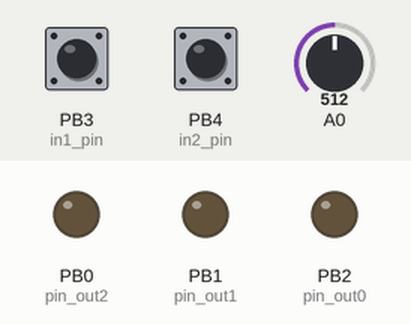
Recording of a sketch running on a simulated ATtiny85, built with avr-gcc and run on an emulated ATtiny85. Parts: output pins drawn as LEDs (lit = HIGH). Inputs (shaded band) come from the test bench; at power-on: A0 = 512, PB3 (in1_pin) HIGH, PB4 (in2_pin) HIGH.

Above: at 1.2 s.
1.3 s: A0 set to 922
2.8 s: A0 set to 941
At 5.4 s:
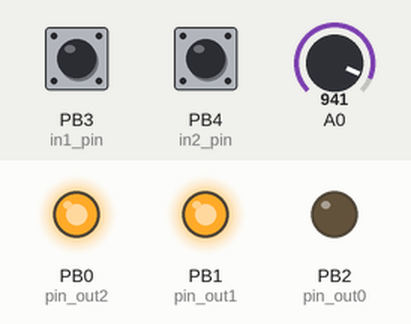
5.8 s: PB3 (in1_pin) pulled LOW for 3.2 s
At 10.2 s:
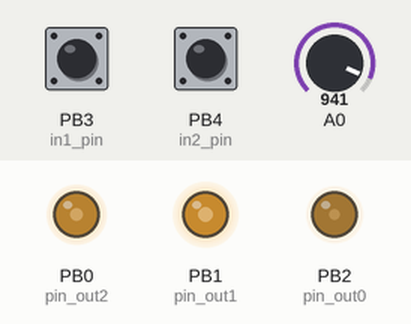
11.8 s: PB4 (in2_pin) pulled LOW for 0.15 s
At 13.1 s:
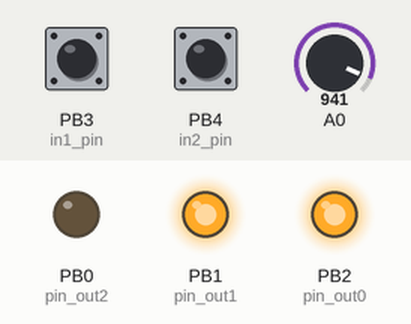
13.6 s: PB4 (in2_pin) pulled LOW for 3.2 s
18.4 s: PB3 (in1_pin) pulled LOW for 1 s
At 22.1 s:
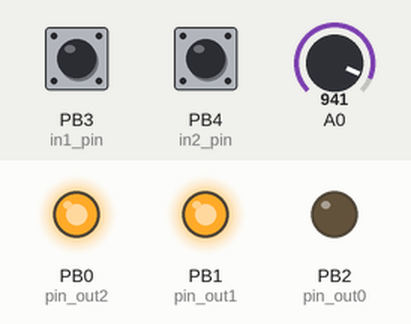
Timing chart, 0 to 22.5 s (numbered marks = the images above; inputs shaded):
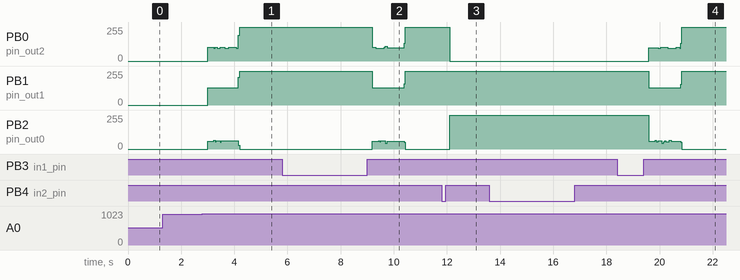

Measured:
- the behaviour switches between 929 and 930 on A0 (found by bisection; images 0 and 1)
- after the input at 1.3 s, every drawn part: stays the same
- after the input at 2.8 s, PB1 (pin_out1): 0/255 → 131/255 after 0.20 s, → 255/255 1.2 s later; PB2 (pin_out0): 0/255 → 57/255 after 0.20 s, → 61/255 0.24 s later, → 62/255 0.24 s later, → 0/255 0.68 s later
- after the input at 5.8 s, PB0 (pin_out2): 255/255 → 102/255 after 3.4 s, → 96/255 0.12 s later, → 110/255 0.32 s later, → 100/255 0.12 s later, … (5 changes in this stretch); PB1 (pin_out1): 255/255 → 130/255 after 3.4 s, → 255/255 1.2 s later
- after the input at 11.8 s, PB0 (pin_out2): 255/255 → 0/255 after 0.31 s; PB2 (pin_out0): 0/255 → 255/255 after 0.31 s
- after the input at 18.4 s, PB1 (pin_out1): 255/255 → 130/255 after 1.2 s, → 255/255 1.2 s later

The sketch:

spingate.ino
```cpp
// #include <avr/io8535.h>
// #include <avr/iom328p.h>

void setupHardWare();
int readButton(int index);
void writeSignals(int op, int clock_gate, int clock_spin);

#if defined(__AVR_ATmega328P__)
int pin_out0 = 10;
int pin_out1 = 11;
int pin_out2 = 12;

int in0_pin = 3;
int in1_pin = 4;
int in1_gnd_pin = 6;
int in2_pin = 7;
int in2_gnd_pin = 9;

void setupHardWare()
{
  pinMode(pin_out0, OUTPUT);
  pinMode(pin_out1, OUTPUT);
  pinMode(pin_out2, OUTPUT);

  pinMode(in0_pin, INPUT_PULLUP);
  pinMode(in1_pin, INPUT_PULLUP);
  pinMode(in1_gnd_pin, OUTPUT);
  digitalWrite(in1_gnd_pin, LOW);
  pinMode(in2_pin, INPUT_PULLUP);
  pinMode(in2_gnd_pin, OUTPUT);
  digitalWrite(in2_gnd_pin, LOW);

  TCCR1A = 0;          // Init Timer1A
  TCCR1B = 0;          // Init Timer1B
  TCCR1B |= B00000101; // Clk (1024 prescaler)
  TCNT1 = 0;
}

int readButton(int index)
{
  if (index == 0)
  {
    return !digitalRead(in0_pin);
  }
  if (index == 1)
  {
    return !digitalRead(in1_pin);
  }
  if (index == 2)
  {
    return !digitalRead(in2_pin);
  }
}

void writeSignals(int op, int clock_gate, int clock_spin)
{
  PORTB = (op ? (1 << 2) : 0) |
          (clock_gate ? (1 << 3) : 0) |
          (clock_spin ? (1 << 4) : 0);
}
#endif

#if defined(__AVR_ATtiny85__)
int pin_out0 = 2;
int pin_out1 = 1;
int pin_out2 = 0;

int in0_pin = 5;
int in1_pin = 3;
int in2_pin = 4;

void setupHardWare()
{
  pinMode(pin_out0, OUTPUT);
  pinMode(pin_out1, OUTPUT);
  pinMode(pin_out2, OUTPUT);

  pinMode(A0, INPUT);
  pinMode(in1_pin, INPUT_PULLUP);
  pinMode(in2_pin, INPUT_PULLUP);

  noInterrupts();
  TCCR1 = 0; // Init Timer1
             //  TCCR1 |= B00001111;  // Clk (16384 prescaler)
  // TCCR1 |= B00001011;  // Clk (1024 prescaler)
  TCCR1 |= B00001010; // Clk (512 prescaler)
  TCNT1 = 0;

  CLKPR = 0x80; // enable clock prescale change
  CLKPR = 0;    // no prescale
  interrupts();
}

int readButton(int index)
{
  if (index == 0)
  {
    return analogRead(A0) < 930;
  }
  if (index == 1)
  {
    return !digitalRead(in1_pin);
  }
  if (index == 2)
  {
    return !digitalRead(in2_pin);
  }
}

void writeSignals(int op, int clock_gate, int clock_spin)
{
  PORTB = (PORTB & 0b11111000) |
          (op ? (1 << 2) : 0) |
          (clock_gate ? (1 << 1) : 0) |
          (clock_spin ? (1 << 0) : 0);
}
#endif

void setup()
{
  setupHardWare();
}

#define BUTTON_DEBOUNCE_PERIOD 30
#define BUTTON_RELEASE_PERIOD 150
#define BUTTON_MAX_PERIOD 1000

struct ButtonState
{
  byte state;
  byte count;
  short period;
};

struct ButtonState buttonState[3];

void signalButton(struct ButtonState *button, byte state)
{
  if (button->state == state || button->period < BUTTON_DEBOUNCE_PERIOD)
  {
    if (button->period < BUTTON_MAX_PERIOD)
    {
      button->period++;
    }
  }
  else
  {
    if (state)
    {
      button->count++;
    }
    button->state = state;
    button->period = 0;
  }
}

void updateButtons(void)
{
  for (int i = 0; i < 3; i++)
  {
    signalButton(&buttonState[i], readButton(i));
  }
}

int clickButton(int index)
{
  int count = 0;
  if (buttonState[index].count > 0 && buttonState[index].state == 1)
  {
    count = buttonState[index].count;
    buttonState[index].count = 0;
  }

  return count;
}

int countButton(int index)
{
  int count = 0;
  if (buttonState[index].count > 0 && buttonState[index].state == 0 && buttonState[index].period > BUTTON_RELEASE_PERIOD)
  {
    count = buttonState[index].count;
    buttonState[index].count = 0;
  }

  return count;
}

#include "program.h"

const byte **progActive = NULL;
int progIndex = 0;
int progPhase = 0;

#define PROG_DIVIDER 1
int progDivider = 0;

void loop()
{
  if (TCNT1 & 16)
  {
    TCNT1 = 0;

    updateButtons();

    if (!progActive)
    {
      // if (clickButton(1))
      // {
      //   progActive = progA;
      // }

      // if (clickButton(2))
      // {
      //   progActive = progB;
      // }

      int button = countButton(0);
      switch (button)
      {
      case 1:
        progActive = prog1;
        break;
      case 2:
        progActive = prog2;
        break;
      case 3:
        progActive = prog3;
        break;
      case 4:
        progActive = prog4;
        break;
      case 5:
        progActive = prog5;
        break;
      case 6:
        progActive = prog6;
        break;
      case 7:
        progActive = prog7;
        break;
      case 8:
        progActive = prog8;
        break;
      case 9:
        progActive = prog9;
        break;
      }

      button = countButton(1);
      switch (button)
      {
      case 1:
        progActive = progAdd;
        break;
      case 2:
        progActive = progSub;
        break;
      case 3:
        progActive = progSwap;
        break;
      }

      button = countButton(2);
      switch (button)
      {
      case 1:
        progActive = progGate;
        break;
      case 2:
        progActive = progSpin;
        break;
      }

      if (progActive)
      {
        progIndex = 0;
        progPhase = 0;
      }
    }
  }

  if (progActive)
  {
    if (progDivider == 0)
    {
      int length = pgm_read_byte_near(*progActive + 0) << 8 | pgm_read_byte_near(*progActive + 1);
      byte data = pgm_read_byte_near(*progActive + (progIndex >> 3) + 2);
      byte bit = (data >> (7 - (progIndex & 7))) & 1;

      if (progPhase == 0)
      {
        writeSignals(bit, 0, 0);
        progPhase = 1;
      }
      else
      {
        writeSignals(bit, 1, !bit);
        progPhase = 0;
        progIndex++;
      }

      if (progIndex == length)
      {
        progIndex = 0;
        progActive++;
        length = pgm_read_byte_near(*progActive + 0) << 8 | pgm_read_byte_near(*progActive + 1);
        if (length == 0)
        {
          progActive = NULL;
        }
      }

      progDivider = PROG_DIVIDER;
    }
    else
    {
      progDivider--;
    }
  }

  // delayMicroseconds(10);
}
```

Source omitted: program.h (data table, 22065 bytes)
